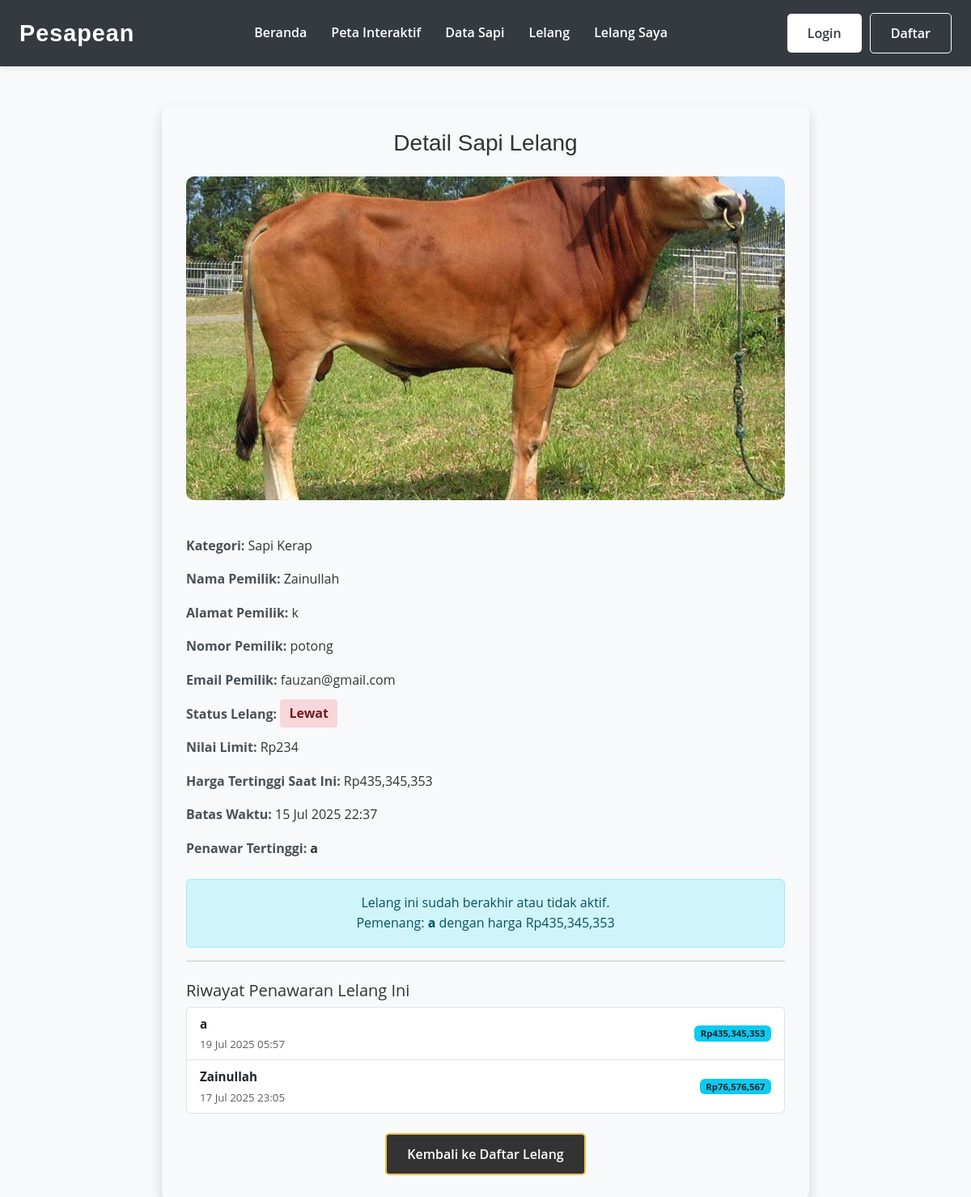
Page /pembeli/detail.php?id=33&id_lelang=21 on the committed database.
### tables this page shows
CREATE TABLE `data_sapi` (
  `id_sapi` int NOT NULL,
  `id_macamSapi` int DEFAULT NULL,
  `foto_sapi` varchar(255) DEFAULT NULL,
  `harga_sapi` int DEFAULT NULL,
  `nama_pemilik` varchar(100) DEFAULT NULL,
  `alamat_pemilik` varchar(255) DEFAULT NULL,
  `nomor_pemilik` varchar(20) DEFAULT NULL,
  `email_pemilik` varchar(100) DEFAULT NULL,
  `createdAt` datetime DEFAULT NULL,
  `updatedAt` datetime DEFAULT NULL,
  `latitude` varchar(50) DEFAULT NULL,
  `longitude` varchar(50) DEFAULT NULL,
  `jenis_kelamin` enum('jantan','betina') DEFAULT NULL,
  `id_user_penjual` int DEFAULT NULL
);

CREATE TABLE `macamsapi` (
  `id_macamSapi` int NOT NULL,
  `name` varchar(100) DEFAULT NULL
);

CREATE TABLE `lelang` (
  `id_lelang` int NOT NULL,
  `id_sapi` int DEFAULT NULL,
  `harga_awal` int DEFAULT NULL,
  `harga_tertinggi` int DEFAULT NULL,
  `id_penawaranTertinggi` int DEFAULT NULL,
  `batas_waktu` datetime DEFAULT NULL,
  `status` varchar(50) DEFAULT NULL,
  `approved_by_admin` tinyint(1) DEFAULT '0',
  `approved_at` datetime DEFAULT NULL,
  `id_admin_approver` int DEFAULT NULL,
  `createdAt` datetime DEFAULT NULL,
  `updatedAt` datetime DEFAULT NULL,
  `id_user` int DEFAULT NULL
);

CREATE TABLE `users` (
  `id_user` int NOT NULL,
  `username` varchar(50) DEFAULT NULL,
  `email` varchar(100) DEFAULT NULL,
  `password` varchar(100) DEFAULT NULL,
  `createdAt` datetime DEFAULT NULL,
  `updateAt` datetime DEFAULT NULL,
  `id_role` int DEFAULT NULL
);

CREATE TABLE `penawaran` (
  `id_penawaran` int NOT NULL,
  `id_lelang` int DEFAULT NULL,
  `harga_tawaran` int DEFAULT NULL,
  `waktu_tawaran` datetime DEFAULT NULL,
  `id_user` int DEFAULT NULL
);

### pembeli/detail.php (the view, shortened to what this page needs)
<?php
include '../koneksi.php';
$id_sapi = $_GET['id'];
mysqli_query($koneksi, "
    UPDATE lelang
    SET status = 'Lewat', updatedAt = NOW()
    WHERE batas_waktu < NOW() AND status = 'Aktif'
");
$query = mysqli_query($koneksi, "
    SELECT
        ds.*,
        ms.name AS kategori,
        l.id_lelang,
        l.harga_awal,
        l.harga_tertinggi,
        l.status,
        l.batas_waktu,
        u.username AS nama_penawar_tertinggi,
        u.id_user AS id_penawar_tertinggi
    FROM data_sapi ds
    INNER JOIN macamSapi ms ON ds.id_macamSapi = ms.id_macamSapi
    INNER JOIN lelang l ON ds.id_sapi = l.id_sapi
    LEFT JOIN Penawaran p ON l.id_penawaranTertinggi = p.id_penawaran
    LEFT JOIN users u ON p.id_user = u.id_user
    WHERE ds.id_sapi = '" . mysqli_real_escape_string($koneksi, $id_sapi) . "'
");
$sapi = mysqli_fetch_assoc($query);
$lelang_aktif = ($sapi['status'] == 'Aktif' && strtotime($sapi['batas_waktu']) > time());
$loggedInUserId = isset($_SESSION['id_user']) ? $_SESSION['id_user'] : null;
?>
<!DOCTYPE html>
<html>
<head>
    <link href="https://cdn.jsdelivr.net/npm/bootstrap@5.3.3/dist/css/bootstrap.min.css" rel="stylesheet">
    <link rel="stylesheet" href="https://cdn.jsdelivr.net/npm/sweetalert2@11/dist/sweetalert2.min.css">
    <link rel="stylesheet" href="../style.css">
</head>
<body class="bg-light">
    <header class="main-header">
        <nav class="navbar">
            <div class="logo">
                <a href="../pembeli/beranda.php">Pesapean</a>
            </div>
            <ul class="nav-links">
                <li><a href="../pembeli/beranda.php">Beranda</a></li>
                <li><a href="../pembeli/peta.php">Peta Interaktif</a></li>
                <li><a href="../pembeli/data_sapi.php?jenis=sonok">Data Sapi</a></li>
                <li><a href="../pembeli/lelang.php">Lelang</a></li>
                <li><a href="../pembeli/lelang_diikuti.php">Lelang Saya</a></li>
            </ul>
            <div class="auth-links">
                <?php
                if (isset($_SESSION['id_user'])) {
                    echo '<a href="../auth/profile.php" class="btn btn-primary">Profile</a>';
                } else {
                    echo '<a href="../login.php" class="btn btn-primary">Login</a>';
                    echo '<a href="../register.php" class="btn btn-outline-primary">Daftar</a>';
                }
                ?>
            </div>
        </nav>
    </header>
    <div class="container mt-5">
        <div class="detail-box shadow">
            <h3 class="mb-4 text-center">Detail Sapi Lelang</h3>
            <img src="../uploads_sapi/<?= htmlspecialchars($sapi['foto_sapi']); ?>" alt="Foto sapi">
            <div class="mt-4">
                <p><span class="label">Kategori:</span> <?= htmlspecialchars($sapi['kategori']); ?></p>
                <p><span class="label">Nama Pemilik:</span> <?= htmlspecialchars($sapi['nama_pemilik']); ?></p>
                <p><span class="label">Alamat Pemilik:</span> <?= htmlspecialchars($sapi['alamat_pemilik']); ?></p>
                <p><span class="label">Nomor Pemilik:</span> <?= htmlspecialchars($sapi['nomor_pemilik']); ?></p>
                <p><span class="label">Email Pemilik:</span> <?= htmlspecialchars($sapi['email_pemilik']); ?></p>
                <p><span class="label">Status Lelang:</span>
                    <span class="status-badge <?= strtolower($sapi['status']); ?>">
                        <?= htmlspecialchars($sapi['status']); ?>
                    </span>
                </p>
                <p><span class="label">Nilai Limit:</span> Rp<?= number_format($sapi['harga_awal']); ?></p>
                <p><span class="label">Harga Tertinggi Saat Ini:</span> Rp<?= number_format($sapi['harga_tertinggi']); ?></p>
                <p><span class="label">Batas Waktu:</span> <?= date("d M Y H:i", strtotime($sapi['batas_waktu'])); ?></p>
                <?php if (!empty($sapi['nama_penawar_tertinggi'])): ?>
                    <p><span class="label">Penawar Tertinggi:</span>
                        <strong>
                            <?= htmlspecialchars($sapi['nama_penawar_tertinggi']); ?>
                        </strong>
                    </p>
                <?php else: ?>
                    <p class="text-muted">Belum ada penawaran.</p>
                <?php endif; ?>
            </div>
            <?php if ($lelang_aktif) : ?>
                <hr>
                <h5 class="mt-4">Ikuti Lelang Ini</h5>
                <?php if ($loggedInUserId) :
                ?>
                    <form action="proses_penawaran.php" method="POST">
                        <input type="hidden" name="id_lelang" value="<?= htmlspecialchars($sapi['id_lelang']); ?>">
                        <input type="hidden" name="id_sapi" value="<?= htmlspecialchars($sapi['id_sapi']); ?>">
                        <div class="mb-3">
                            <label for="harga_tawaran" class="form-label">Harga Penawaran Anda:</label>
                            <input type="number" class="form-control" id="harga_tawaran" name="harga_tawaran" min="<?= $sapi['harga_tertinggi'] + 1; ?>" required>
                            <small class="form-text text-muted">Masukkan harga lebih tinggi dari Rp<?= number_format($sapi['harga_tertinggi']); ?></small>
                        </div>
                        <button type="submit" class="btn btn-primary w-100">Ajukan Penawaran</button>
                    </form>
                <?php else : ?>
                    <div class="alert alert-warning text-center">
                        Anda harus <a href="../login.php" class="alert-link">login</a> untuk mengajukan penawaran.
                    </div>
                <?php endif; ?>
            <?php else : ?>
                <div class="alert alert-info text-center mt-4">
                    Lelang ini sudah berakhir atau tidak aktif.
                    <?php if ($sapi['status'] == 'Lewat' && !empty($sapi['nama_penawar_tertinggi'])): ?>
                        <br>Pemenang: <strong><?= htmlspecialchars($sapi['nama_penawar_tertinggi']); ?></strong> dengan harga Rp<?= number_format($sapi['harga_tertinggi']); ?>
                    <?php endif; ?>
                </div>
            <?php endif; ?>
            <?php
            $queryBidHistory = mysqli_query($koneksi, "
                SELECT
                    p.harga_tawaran,
                    p.waktu_tawaran,
                    u.username,
                    u.id_user
                FROM Penawaran p
                INNER JOIN users u ON p.id_user = u.id_user
                WHERE p.id_lelang = '" . mysqli_real_escape_string($koneksi, $sapi['id_lelang']) . "'
                ORDER BY p.harga_tawaran DESC, p.waktu_tawaran ASC
            ");
            ?>
            <?php if (mysqli_num_rows($queryBidHistory) > 0): ?>
                <hr>
                <h5 class="mt-4">Riwayat Penawaran Lelang Ini</h5>
                <ul class="list-group">
                    <?php while ($bid = mysqli_fetch_assoc($queryBidHistory)): ?>
                        <li class="list-group-item d-flex justify-content-between align-items-center">
                            <div>
                                <strong><?= htmlspecialchars($bid['username']); ?></strong>
                                <br><small class="text-muted"><?= date("d M Y H:i", strtotime($bid['waktu_tawaran'])); ?></small>
                            </div>
                            <span class="badge bg-info text-dark">Rp<?= number_format($bid['harga_tawaran']); ?></span>
                        </li>
                    <?php endwhile; ?>
                </ul>
            <?php else: ?>
                <hr>
                <p class="text-muted text-center">Belum ada riwayat penawaran untuk lelang ini.</p>
            <?php endif; ?>
            <div class="text-center mt-4">
                <a href="../pembeli/lelang.php" class="btn btn-secondary">Kembali ke Daftar Lelang</a>
            </div>
        </div>
    </div>
</body>
</html>

### style.css (style rules this page uses)
:root { --primary-color: #f0c040; --secondary-color: #333; --accent-color: #555; --background-light: #f8f8f8; --text-color: #333; --white-color: #ffffff; --border-radius: 8px; --transition-speed: 0.3s ease; }
body { background-color: var(--background-light); font-family: 'Open Sans', Arial, sans-serif; margin: 0; padding: 0; line-height: 1.6; color: var(--text-color); }
h1, h2, h3 { font-family: 'Montserrat', sans-serif; color: var(--secondary-color); margin-top: 0; }
a { text-decoration: none; color: var(--primary-color); transition: color var(--transition-speed); }
.btn { display: inline-block; padding: 12px 25px; border: none; border-radius: 5px; cursor: pointer; font-size: 16px; font-weight: 600; transition: background-color var(--transition-speed), color var(--transition-speed); }
.btn-primary { background-color: var(--primary-color); color: var(--secondary-color); }
.btn-secondary { background-color: var(--secondary-color); color: var(--white-color); border: 2px solid var(--primary-color); }
.main-header { background-color: var(--secondary-color); color: var(--white-color); padding: 15px 0; box-shadow: 0 2px 5px rgba(0, 0, 0, 0.1); }
.navbar { display: flex; justify-content: space-between; align-items: center; max-width: 1200px; margin: 0 auto; padding: 0 20px; }
.navbar .logo a { font-size: 28px; font-weight: 700; color: var(--primary-color); letter-spacing: 1px; }
.navbar .nav-links { list-style: none; margin: 0; padding: 0; display: flex; gap: 30px; }
.navbar .nav-links a { color: var(--white-color); font-weight: 600; font-size: 16px; position: relative; }
.navbar .nav-links a::after { content: ''; position: absolute; width: 0; height: 2px; background-color: var(--primary-color); left: 0; bottom: -5px; transition: width var(--transition-speed); }

### pembeli/detail.php (style rules this page uses)
.detail-box { max-width: 800px; margin: auto; background-color: #f8f9fa; padding: 30px; border-radius: 10px; box-shadow: 0 0 15px rgba(0, 0, 0, 0.1); }
.detail-box img { width: 100%; height: 400px; object-fit: cover; border-radius: 10px; margin-bottom: 20px; }
.label { font-weight: bold; color: #495057; }
.list-group-item { display: flex; justify-content: space-between; align-items: center; font-size: 0.95rem; }
.status-badge { padding: 0.4em 0.7em; border-radius: 0.25rem; font-weight: bold; }
.status-badge.lewat { background-color: #f8d7da; color: #721c24; }
.main-header { background-color: #343a40; box-shadow: 0 2px 10px rgba(0, 0, 0, 0.08); padding: 1rem 0; margin-bottom: 2rem; }
.navbar { display: flex; justify-content: space-between; align-items: center; max-width: 1200px; margin: 0 auto; padding: 0 1.5rem; }
.navbar .logo a { font-family: 'Montserrat', sans-serif; font-size: 1.8rem; font-weight: 700; color: #ffffff; text-decoration: none; transition: color 0.3s ease; }
.nav-links { list-style: none; margin: 0; padding: 0; display: flex; gap: 1.5rem; }
.nav-links li a { text-decoration: none; color: #ffffff; font-weight: 600; padding: 0.5rem 0; transition: color 0.3s ease, border-bottom 0.3s ease; }
.auth-links { display: flex; gap: 10px; align-items: center; }
.auth-links .btn-primary { background-color: #ffffff; color: #343a40; border: none; }
.auth-links .btn-outline-primary { background-color: transparent; color: #ffffff; border: 1px solid #ffffff; }

### rows in the picture
data_sapi: foto_sapi (picture), id_macamSapi.name "Sapi Kerap", nama_pemilik "Zainullah", alamat_pemilik "k", nomor_pemilik "potong", email_pemilik "fauzan@gmail.com", lelang.status "Lewat", lelang.harga_awal "234", lelang.harga_tertinggi "435,345,353", lelang.batas_waktu "15 Jul 2025 22:37", users.username "a"
penawaran: id_user.username "a", waktu_tawaran "19 Jul 2025 05:57", harga_tawaran "435,345,353"
penawaran: id_user.username "Zainullah", waktu_tawaran "17 Jul 2025 23:05", harga_tawaran "76,576,567"
